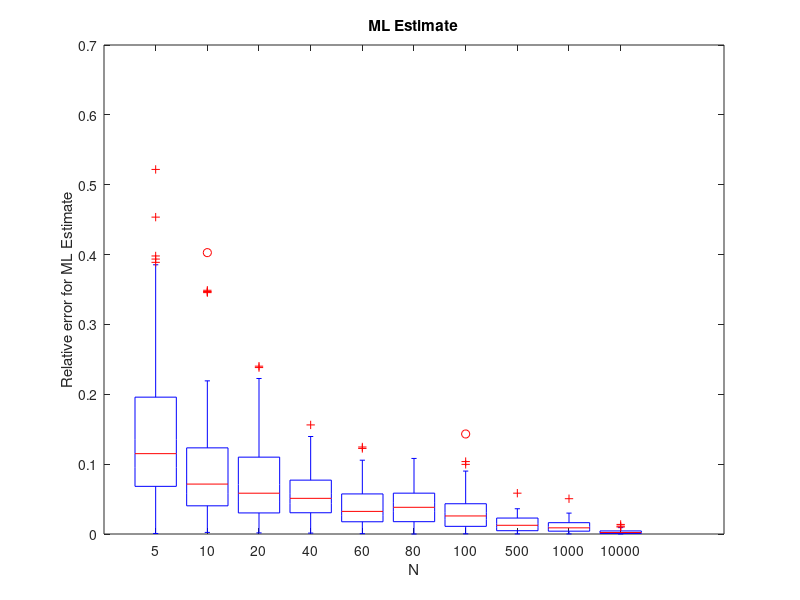
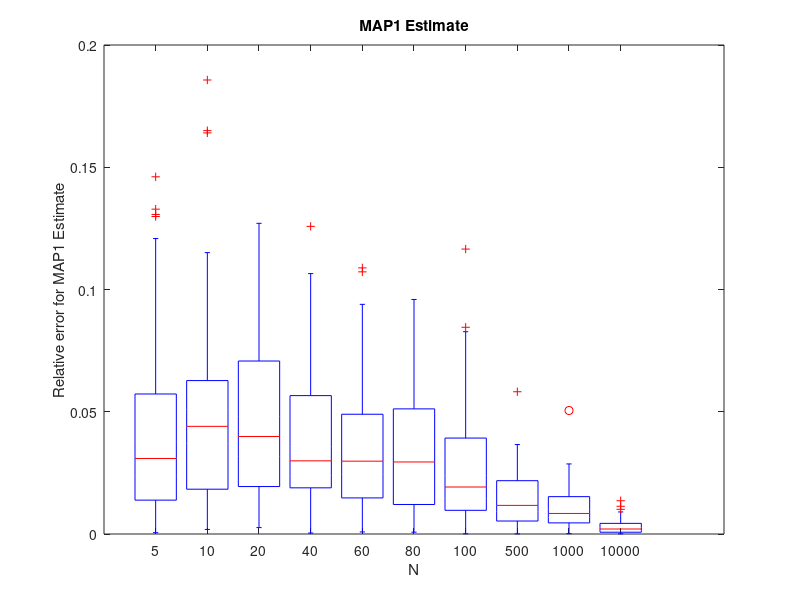
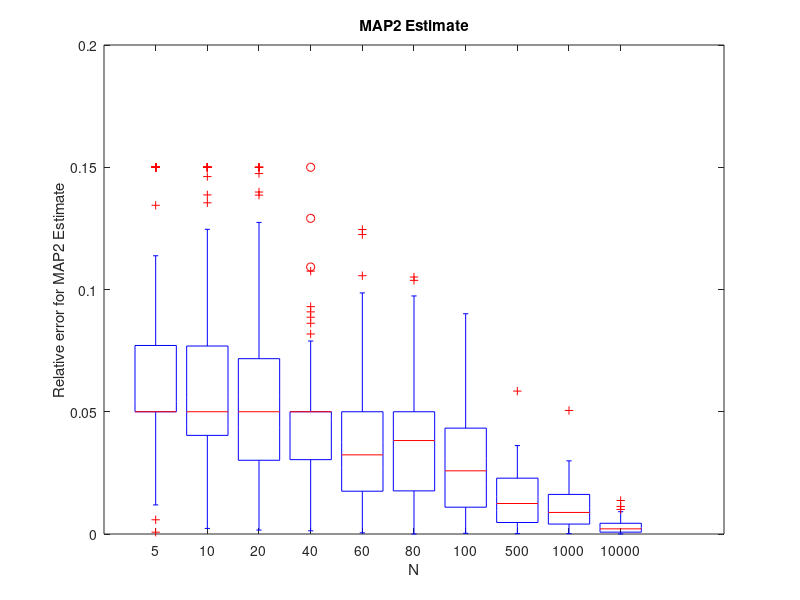

Source code (MATLAB) for these figures, in order:
clear;
close all;
rng(190050125);

M = 100;
mu = 10;                          % True mean
N = [5 10 20 40 60 80 100 500 1000 10000];
A = zeros(M,10);                  % Stores relative errors for ML estimate
B = zeros(M,10);                  % Stores relative errors for MAP1 estimate
C = zeros(M,10);                  % Stores relative errors for MAP2 estimate
for i=1:10    
    sample = 4*randn(N(i), M) + mu;         % Generating data
    sample_mean = sum(sample,1)/N(i);
    mu_ML = sample_mean;                    % ML estimate of mean for each of M values
    
    mu_MAP_gaussian_prior = (sample_mean*1 + 10.5*16/N(i))/(1 + 16/N(i));
    % Using the formula derived in report. Here mu_0 = 10.5, sigma_true = 4 and sigma_0 = 1
    
    % As derived in report, MAP2 estimate is equal to ML estimate if it
    % lies between 9.5 and 11.5. If greater than 11.5 then set it equal to
    % 11.5. If less than 9.5 then set it equal to 9.5.
    mu_MAP_uniform_prior = sample_mean;
    mu_MAP_uniform_prior (mu_MAP_uniform_prior > 11.5) = 11.5;
    mu_MAP_uniform_prior (mu_MAP_uniform_prior < 9.5) = 9.5;
    
    A(:,i) = transpose(abs(mu_ML - mu)/mu);
    B(:,i) = transpose(abs(mu_MAP_gaussian_prior - mu)/mu);
    C(:,i) = transpose(abs(mu_MAP_uniform_prior - mu)/mu);      
end

figure;
boxplot(A, 'Labels', {'5','10','20','40','60','80','100','500','1000','10000'});
xlabel("N");
ylabel("Relative error for ML Estimate");
title("ML Estimate");

pause(1);
figure;
boxplot(B, 'Labels', {'5','10','20','40','60','80','100','500','1000','10000'});
xlabel("N");
ylabel("Relative error for MAP1 Estimate");
title("MAP1 Estimate");

pause(1);
figure;
boxplot(C, 'Labels', {'5','10','20','40','60','80','100','500','1000','10000'});
xlabel("N");
ylabel("Relative error for MAP2 Estimate");
title("MAP2 Estimate");


